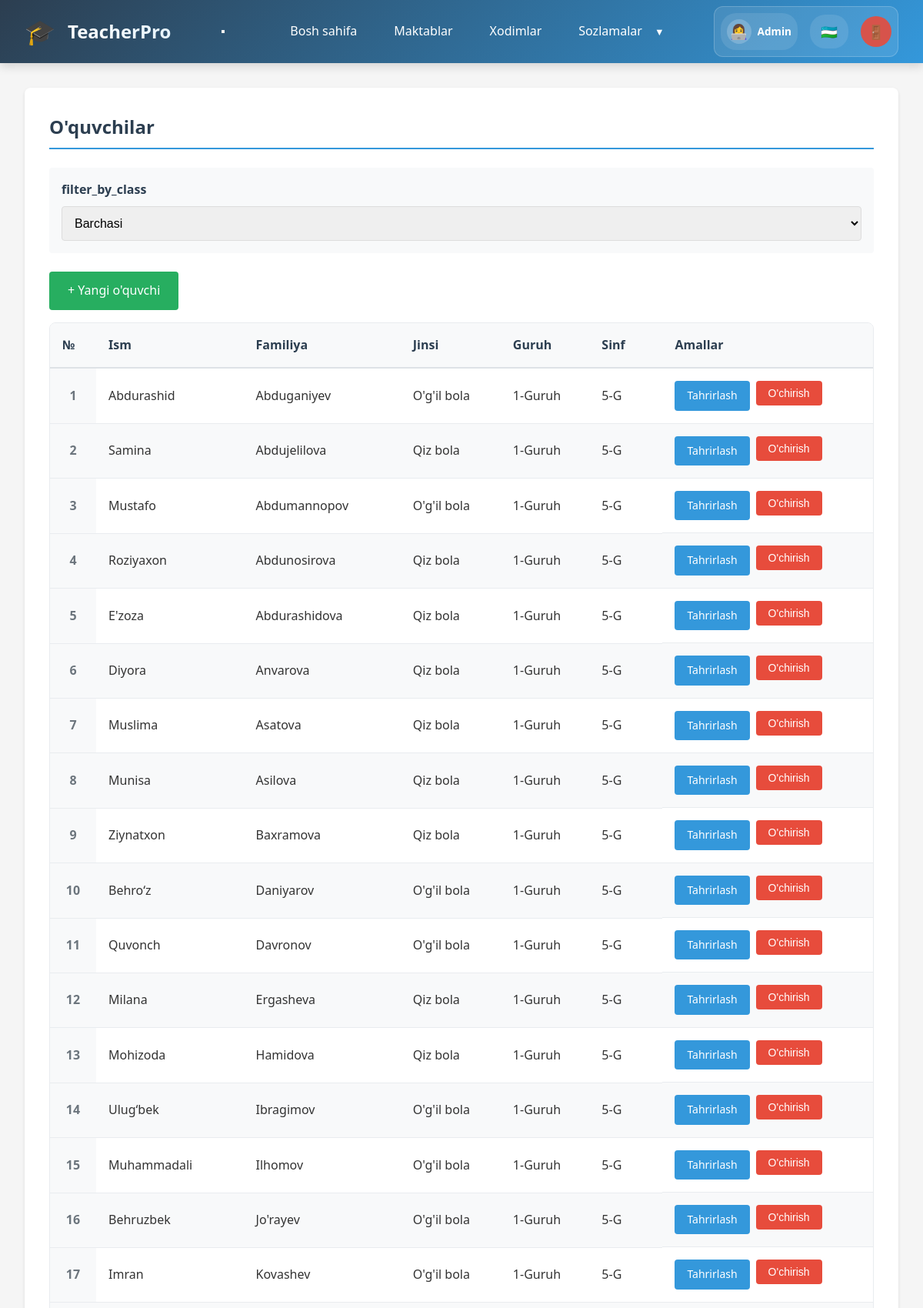
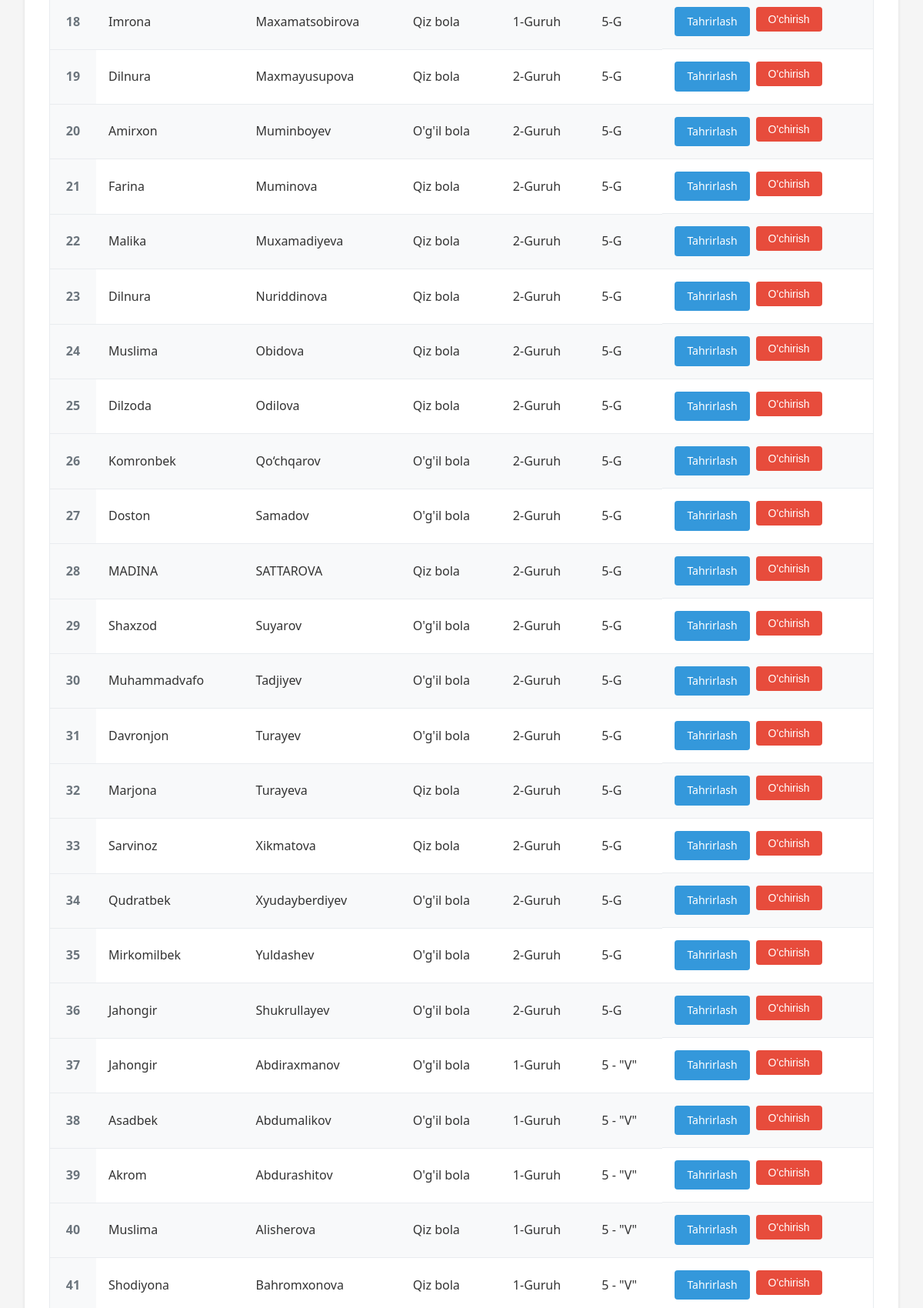
Page /admin/students (signed in, upper part) on the committed database (2 pictures, top to bottom).
### models.py (models this page shows)
class Base(DeclarativeBase):
    pass

class Student(Base):
    __tablename__ = 'students'
    id = Column(Integer, primary_key=True)
    first_name = Column(String(100), nullable=False)
    last_name = Column(String(100), nullable=False)
    gender = Column(Integer, nullable=False)  # 1=male, 2=female
    group_number = Column(Integer, default=1)  # 1 or 2
    class_id = Column(Integer, ForeignKey('classes.id'), nullable=False)
    created_at = Column(DateTime, default=datetime.utcnow)
    school_class = relationship('SchoolClass', back_populates='students')

class SchoolClass(Base):
    __tablename__ = 'classes'
    id = Column(Integer, primary_key=True)
    name = Column(String(100), nullable=False)
    school_id = Column(Integer, ForeignKey('schools.id'), nullable=False)
    leader_first_name = Column(String(100), nullable=True)
    leader_last_name = Column(String(100), nullable=True)
    leader_phone = Column(String(50), nullable=True)
    created_at = Column(DateTime, default=datetime.utcnow)
    school = relationship('School', back_populates='classes')
    students = relationship('Student', back_populates='school_class', cascade='all, delete-orphan')
    exams = relationship('Exam', back_populates='school_class')
    assigned_teachers = relationship('Employee', secondary='teacher_classes', back_populates='assigned_classes')

### routers/admin.py (the view)
@router.get("/students", response_class=HTMLResponse)
async def students_list(
    request: Request,
    class_id: Optional[str] = None,
    db: AsyncSession = Depends(get_db)
):
    class_id_int = None
    if class_id and class_id.strip():
        try:
            class_id_int = int(class_id)
        except ValueError:
            pass
    if class_id_int:
        result = await db.execute(select(Student).where(Student.class_id == class_id_int))
        students = result.scalars().all()
        class_result = await db.execute(
            select(SchoolClass)
            .options(selectinload(SchoolClass.school))
            .where(SchoolClass.id == class_id_int)
        )
        selected_class = class_result.scalar_one_or_none()
    else:
        result = await db.execute(select(Student).order_by(Student.created_at.desc()))
        students = result.scalars().all()
        selected_class = None
    classes_result = await db.execute(
        select(SchoolClass).options(selectinload(SchoolClass.school))
    )
    classes = classes_result.scalars().all()
    context = await get_template_context(request)
    context.update({'students': students, 'classes': classes, 'selected_class': selected_class})
    return templates.TemplateResponse('admin/students.html', context)

### templates/admin/students.html (shortened to what this page needs)
{% extends "base.html" %}
{% block content %}
<div class="card">
    <h2>{{ _('students') }}</h2>
    <div class="filter-box">
        <form method="GET">
            <div style="display: flex; gap: 1rem; align-items: end;">
                <div class="form-group" style="flex: 1; margin-bottom: 0;">
                    <label for="class_id">{{ _('filter_by_class') }}</label>
                    <select id="class_id" name="class_id" onchange="this.form.submit()">
                        <option value="">{{ _('all') }}</option>
                    </select>
                </div>
            </div>
        </form>
    </div>
    <div style="margin-bottom: 1rem;">
        <a href="{{ url_for('add_student') }}" class="btn btn-success">+ {{ _('new_student') }}</a>
    </div>
    {% if students %}
    <div class="table-container">
        <table>
            <thead>
                <tr>
                    <th width="60">{{ _('number') }}</th>
                    <th>{{ _('first_name') }}</th>
                    <th>{{ _('last_name') }}</th>
                    <th>{{ _('gender') }}</th>
                    <th>{{ _('group') }}</th>
                    <th>{{ _('class') }}</th>
                    <th>{{ _('actions') }}</th>
                </tr>
            </thead>
            <tbody>
                {% for student in students %}
                <tr>
                    <td class="row-number">{{ loop.index }}</td>
                    <td>{{ student.first_name }}</td>
                    <td>{{ student.last_name }}</td>
                    <td>{% if student.gender == 1 %}{{ _('male') }}{% else %}{{ _('female') }}{% endif %}</td>
                    <td>{{ student.group_number }}-{{ _('group') }}</td>
                    <td>
                        {% for class in classes %}
                        {% if class.id == student.class_id %}
                        {{ class.name }}
                        {% endif %}
                        {% endfor %}
                    </td>
                    <td class="action-buttons">
                        <a href="{{ url_for('edit_student', id=student.id) }}" class="btn btn-primary btn-sm">{{
                            _('edit')
                            }}</a>
                        <form method="POST" action="{{ url_for('delete_student', id=student.id) }}"
                            style="display: inline;" onsubmit="return confirmDelete();">
                            <button type="submit" class="btn btn-danger btn-sm">{{ _('delete') }}</button>
                        </form>
                    </td>
                </tr>
                {% endfor %}
            </tbody>
        </table>
    </div>
    {% else %}
    <div class="no-data">
        <p>{{ _('no_data') }}</p>
    </div>
    {% endif %}
</div>
{% endblock %}

### static/style.css (style rules this page uses)
* { margin: 0; padding: 0; box-sizing: border-box; }
body { font-family: 'Segoe UI', Tahoma, Geneva, Verdana, sans-serif; background: #f5f5f5; color: #333; line-height: 1.6; }
.card { background: white; border-radius: 8px; padding: 2rem; margin-bottom: 2rem; box-shadow: 0 2px 4px rgba(0, 0, 0, 0.1); }
.card h2 { margin-bottom: 1.5rem; color: #2c3e50; border-bottom: 2px solid #3498db; padding-bottom: 0.5rem; }
.btn { padding: 0.75rem 1.5rem; border: none; border-radius: 4px; cursor: pointer; font-size: 1rem; text-decoration: none; display: inline-block; transition: all 0.3s; }
.btn-primary { background: #3498db; color: white; }
.btn-success { background: #27ae60; color: white; }
.btn-danger { background: #e74c3c; color: white; }
.btn-sm { padding: 0.5rem 1rem; font-size: 0.875rem; }
.form-group { margin-bottom: 1.5rem; }
.form-group label { display: block; margin-bottom: 0.5rem; font-weight: 600; color: #2c3e50; }
.form-group input, .form-group select, .form-group textarea { width: 100%; padding: 0.75rem; border: 1px solid #ddd; border-radius: 4px; font-size: 1rem; }
table { width: 100%; border-collapse: collapse; margin-top: 1rem; }
table th, table td { padding: 0.75rem; text-align: left; border-bottom: 1px solid #ddd; }
table th { background: #ecf0f1; font-weight: 600; color: #2c3e50; }
.action-buttons { display: flex; gap: 0.5rem; flex-wrap: wrap; }
.filter-box { background: #f8f9fa; padding: 1rem; border-radius: 4px; margin-bottom: 1.5rem; }
.btn { padding: 0.75rem 1.5rem; border: none; border-radius: 4px; cursor: pointer; font-size: 1rem; text-decoration: none; display: inline-block; transition: all 0.3s; text-align: center; min-width: 120px; }
.btn-sm { padding: 0.5rem 1rem; font-size: 0.875rem; min-width: 80px; }
.action-buttons .btn { min-width: 80px; }
table tbody tr:nth-child(even) { background-color: #f8f9fa; }
table tbody tr:nth-child(odd) { background-color: #ffffff; }
.table-container { overflow-x: auto; border-radius: 8px; border: 1px solid #e9ecef; }
.row-number { text-align: center; font-weight: 600; color: #6c757d; background-color: #f8f9fa; }
table { width: 100%; border-collapse: collapse; margin: 0; }
table th { background: #f8f9fa; font-weight: 600; color: #2c3e50; padding: 1rem; text-align: left; border-bottom: 2px solid #dee2e6; }
table td { padding: 1rem; border-bottom: 1px solid #e9ecef; }

### rows in the picture
Student: first_name "Abdurashid", last_name "Abduganiyev", group_number "1"
SchoolClass: name "5-G"
Student: first_name "Samina", last_name "Abdujelilova", group_number "1"
Student: first_name "Mustafo", last_name "Abdumannopov", group_number "1"
Student: first_name "Roziyaxon", last_name "Abdunosirova", group_number "1"
Student: first_name "E'zoza", last_name "Abdurashidova", group_number "1"
Student: first_name "Diyora", last_name "Anvarova", group_number "1"
Student: first_name "Muslima", last_name "Asatova", group_number "1"
Student: first_name "Munisa", last_name "Asilova", group_number "1"
Student: first_name "Ziynatxon", last_name "Baxramova", group_number "1"
Student: first_name "Behro‘z", last_name "Daniyarov", group_number "1"
Student: first_name "Quvonch", last_name "Davronov", group_number "1"
Student: first_name "Milana", last_name "Ergasheva", group_number "1"
Student: first_name "Mohizoda", last_name "Hamidova", group_number "1"
Student: first_name "Ulug‘bek", last_name "Ibragimov", group_number "1"
Student: first_name "Muhammadali", last_name "Ilhomov", group_number "1"
Student: first_name "Behruzbek", last_name "Jo'rayev", group_number "1"
Student: first_name "Imran", last_name "Kovashev", group_number "1"
Student: first_name "Imrona", last_name "Maxamatsobirova", group_number "1"
Student: first_name "Dilnura", last_name "Maxmayusupova", group_number "2"
Student: first_name "Amirxon", last_name "Muminboyev", group_number "2"
Student: first_name "Farina", last_name "Muminova", group_number "2"
Student: first_name "Malika", last_name "Muxamadiyeva", group_number "2"
Student: first_name "Dilnura", last_name "Nuriddinova", group_number "2"
Student: first_name "Muslima", last_name "Obidova", group_number "2"
Student: first_name "Dilzoda", last_name "Odilova", group_number "2"
Student: first_name "Komronbek", last_name "Qo‘chqarov", group_number "2"
Student: first_name "Doston", last_name "Samadov", group_number "2"
Student: first_name "MADINA", last_name "SATTAROVA", group_number "2"
Student: first_name "Shaxzod", last_name "Suyarov", group_number "2"
Student: first_name "Muhammadvafo", last_name "Tadjiyev", group_number "2"
Student: first_name "Davronjon", last_name "Turayev", group_number "2"
Student: first_name "Marjona", last_name "Turayeva", group_number "2"
Student: first_name "Sarvinoz", last_name "Xikmatova", group_number "2"
Student: first_name "Qudratbek", last_name "Xyudayberdiyev", group_number "2"
Student: first_name "Mirkomilbek", last_name "Yuldashev", group_number "2"
Student: first_name "Jahongir", last_name "Shukrullayev", group_number "2"
Student: first_name "Jahongir", last_name "Abdiraxmanov", group_number "1"
SchoolClass: name "5 - \"V\""
Student: first_name "Asadbek", last_name "Abdumalikov", group_number "1"
Student: first_name "Akrom", last_name "Abdurashitov", group_number "1"
Student: first_name "Muslima", last_name "Alisherova", group_number "1"
Student: first_name "Shodiyona", last_name "Bahromxonova", group_number "1"

### other values in the picture
{{ session.full_name.split(' ')[0] }} "Admin"
form field class_id "Barchasi"
